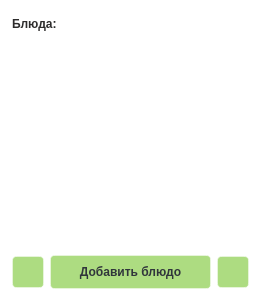
   <widget class="QFrame" name="dishes_frame">
    <property name="geometry">
     <rect>
      <x>1150</x>
      <y>330</y>
      <width>261</width>
      <height>301</height>
     </rect>
    </property>
    <property name="styleSheet">
     <string notr="true">background-color: rgba(255, 255, 255, 30%);
border: 1px solid  rgba(255, 255, 255, 40%);
border-radius: 10%;

</string>
    </property>
    <layout class="QVBoxLayout" name="Dishes_Layout_2">
     <item>
      <layout class="QHBoxLayout" name="headerProdHorizontalLayout_2">
       <item>
        <widget class="QLabel" name="dishesHeaderLabel">
         <property name="enabled">
          <bool>true</bool>
         </property>
         <property name="minimumSize">
          <size>
           <width>0</width>
           <height>24</height>
          </size>
         </property>
         <property name="maximumSize">
          <size>
           <width>16777215</width>
           <height>24</height>
          </size>
         </property>
         <property name="styleSheet">
          <string notr="true">background-color: none;
color: #2d2c2c;
border:none;

width: 435px;
height: 24px;

font: 16pt &quot;Extra Bold&quot;;

font-weight: 800;
text-align: left;
vertical-align: top</string>
         </property>
         <property name="text">
          <string>Блюда:</string>
         </property>
        </widget>
       </item>
       <item>
        <widget class="QPushButton" name="sortDishesPushButton">
         <property name="sizePolicy">
          <sizepolicy hsizetype="Fixed" vsizetype="Fixed">
           <horstretch>0</horstretch>
           <verstretch>0</verstretch>
          </sizepolicy>
         </property>
         <property name="styleSheet">
          <string notr="true">background-color:none;
height:24px;
width:24px;
padding:0px;
position:relative;
text-align: center;
border: none;
border-radius: 2%;</string>
         </property>
         <property name="text">
          <string/>
         </property>
         <property name="icon">
          <iconset>
           <normaloff>../img/bx_sort-a-z.svg</normaloff>../img/bx_sort-a-z.svg</iconset>
         </property>
         <property name="iconSize">
          <size>
           <width>24</width>
           <height>24</height>
          </size>
         </property>
        </widget>
       </item>
      </layout>
     </item>
     <item>
      <widget class="QTableView" name="dishListTableView">
       <property name="styleSheet">
        <string notr="true">QTableView{
background-color: rgba(255, 255, 255, 50);
border: 3px solid rgba(255, 255, 255, 75);
margin-top: 8px;
}

QTableView::section {
background-color: rgba(55, 55, 55);
color: white;
border: none;
}

QTableView::item {
border-style: none;
border-bottom: rgba(255, 255, 255, 50);
}

QTableView::item:selected {
border-style: none;
border-bottom: rgba(255, 255, 255, 50);
background-color: rgba(255, 255, 255, 85);
}</string>
       </property>
       <property name="showGrid">
        <bool>false</bool>
       </property>
      </widget>
     </item>
     <item>
      <layout class="QHBoxLayout" name="actionsDishHorizontalLayout">
       <item>
        <widget class="QPushButton" name="inspectDishPushButton">
         <property name="sizePolicy">
          <sizepolicy hsizetype="Fixed" vsizetype="Fixed">
           <horstretch>0</horstretch>
           <verstretch>0</verstretch>
          </sizepolicy>
         </property>
         <property name="minimumSize">
          <size>
           <width>32</width>
           <height>32</height>
          </size>
         </property>
         <property name="maximumSize">
          <size>
           <width>32</width>
           <height>32</height>
          </size>
         </property>
         <property name="styleSheet">
          <string notr="true">QPushButton{
height:32px;
width:auto;

color: #30353B;
background: #ADDC81;

text-align:center;
vertical-align:center;
font-size:12px;
font-family:Inter;
line-height:auto;
font-weight: bold;

border-radius:4%;
}

QPushButton:hover {
background: #AAAA81;
border: 2px solid rgba(146, 146, 120, 75);
}

QPushButton:pressed{
background: #AAAAFF;
}</string>
         </property>
         <property name="text">
          <string/>
         </property>
         <property name="icon">
          <iconset>
           <normaloff>../img/bx_edit.svg</normaloff>../img/bx_edit.svg</iconset>
         </property>
         <property name="iconSize">
          <size>
           <width>24</width>
           <height>24</height>
          </size>
         </property>
        </widget>
       </item>
       <item>
        <widget class="QPushButton" name="addDishPushButton">
         <property name="styleSheet">
          <string notr="true">QPushButton{
height:32px;
width:auto;

color: #30353B;
background: #ADDC81;

text-align:center;
vertical-align:center;
font-size:12px;
line-height:auto;
font-weight: bold;

border-radius:4%;
}

QPushButton:hover {
background: #AAAA81;
border: 2px solid rgba(146, 146, 120, 75);
}

QPushButton:pressed{
background: #AAAAFF;
}
</string>
         </property>
         <property name="text">
          <string>Добавить блюдо</string>
         </property>
        </widget>
       </item>
       <item>
        <widget class="QPushButton" name="deliteDishPushButton">
         <property name="sizePolicy">
          <sizepolicy hsizetype="Fixed" vsizetype="Fixed">
           <horstretch>0</horstretch>
           <verstretch>0</verstretch>
          </sizepolicy>
         </property>
         <property name="minimumSize">
          <size>
           <width>32</width>
           <height>32</height>
          </size>
         </property>
         <property name="maximumSize">
          <size>
           <width>32</width>
           <height>32</height>
          </size>
         </property>
         <property name="styleSheet">
          <string notr="true">QPushButton{
height:32px;
width:auto;

color: #30353B;
background: #ADDC81;

text-align:center;
vertical-align:center;
font-size:12px;
font-family:Inter;
line-height:auto;
font-weight: bold;

border-radius:4%;
}

QPushButton:hover {
background: #AAAA81;
border: 2px solid rgba(146, 146, 120, 75);
}

QPushButton:pressed{
background: #AAAAFF;
}</string>
         </property>
         <property name="text">
          <string/>
         </property>
         <property name="icon">
          <iconset>
           <normaloff>../img/bx_trash.svg</normaloff>../img/bx_trash.svg</iconset>
         </property>
         <property name="iconSize">
          <size>
           <width>24</width>
           <height>24</height>
          </size>
         </property>
        </widget>
       </item>
      </layout>
     </item>
    </layout>
   </widget>
